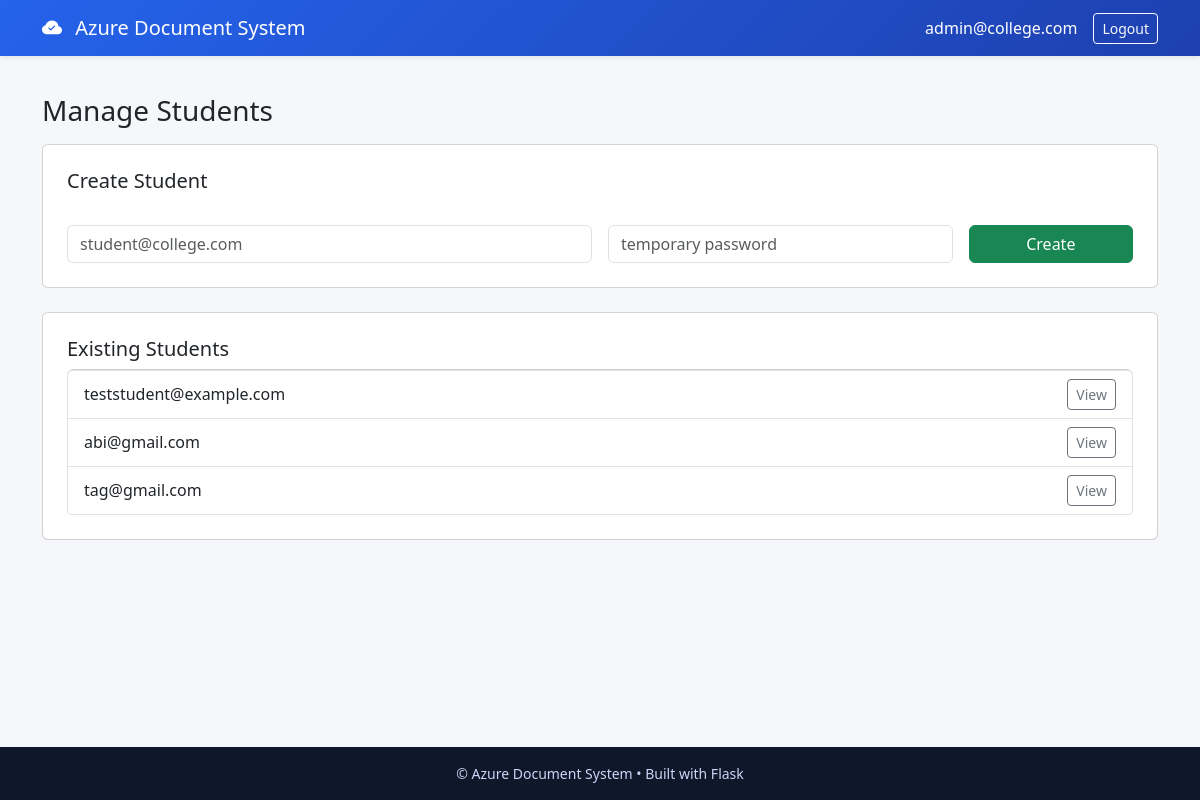
The app's page /admin/manage_students (signed in) with its own data.
### tables this page shows
CREATE TABLE students (
        id INTEGER PRIMARY KEY AUTOINCREMENT,
        email TEXT,
        password TEXT,
        mentor_email TEXT
    );

### app.py (the view)
@app.route('/admin/manage_students')
def admin_manage_students():
    if session.get('role') != 'admin':
        return redirect('/login')
    students_list = get_students_list()
    return render_template('admin/manage_students.html', students_list=students_list)

### app.py (called while the page is built)
def get_db():
    return sqlite3.connect("auth.db")

def get_students_list():
    db = get_db()
    cur = db.cursor()
    cur.execute("SELECT id, email FROM students")
    return cur.fetchall()

@app.context_processor
def inject_helpers():
    return {"get_staff_list": get_staff_list, "get_students_list": get_students_list}

@app.after_request
def add_no_cache_headers(response):
    try:
        ctype = response.headers.get('Content-Type', '')
        if ctype and ctype.split(';')[0].strip() == 'text/html':
            response.headers['Cache-Control'] = 'no-store, no-cache, must-revalidate, max-age=0'
            response.headers['Pragma'] = 'no-cache'
            response.headers['Expires'] = '0'
    except Exception:
        pass
    return response

### templates/admin/manage_students.html (shortened to what this page needs)
{% extends "base.html" %}
{% block content %}
  <h3 class="mb-3">Manage Students</h3>
  <div class="card p-4 mb-4">
    <h5>Create Student</h5>
    <form method="post" action="/create_student" class="row g-3 mt-2">
      <div class="col-md-6">
        <input type="email" name="email" class="form-control" placeholder="student@college.com" required>
      </div>
      <div class="col-md-4">
        <input type="text" name="password" class="form-control" placeholder="temporary password" required>
      </div>
      <div class="col-md-2 d-grid">
        <button class="btn btn-success">Create</button>
      </div>
    </form>
  </div>
  <div class="card p-4">
    <h5>Existing Students</h5>
    {% set students_list = [] %}
    {% for s in (get_students_list() if get_students_list is defined else []) %}
      {% set _ = students_list.append(s) %}
    {% endfor %}
    {% if students_list %}
      <ul class="list-group">
        {% for s in students_list %}
          <li class="list-group-item d-flex justify-content-between align-items-center">
            <div>{{ s[1] }}</div>
            <div>
              <a href="/admin/student/{{ s[0] }}" class="btn btn-sm btn-outline-secondary">View</a>
            </div>
          </li>
        {% endfor %}
      </ul>
    {% else %}
      <div class="text-muted">No students yet.</div>
    {% endif %}
  </div>
{% endblock %}

### templates/base.html (style rules this page uses)
body { background: #f5f7fb; font-family: "Segoe UI", system-ui, sans-serif; padding-top:70px; min-height:100vh; display:flex; flex-direction:column }

### records on screen
students: email "teststudent@example.com"
students: email "abi@gmail.com"
students: email "tag@gmail.com"

### other values on screen
{{ session.get('email') }} "admin@college.com"
{{ config.get('APP_NAME', 'Azure Document System') }} "Azure Document System"
